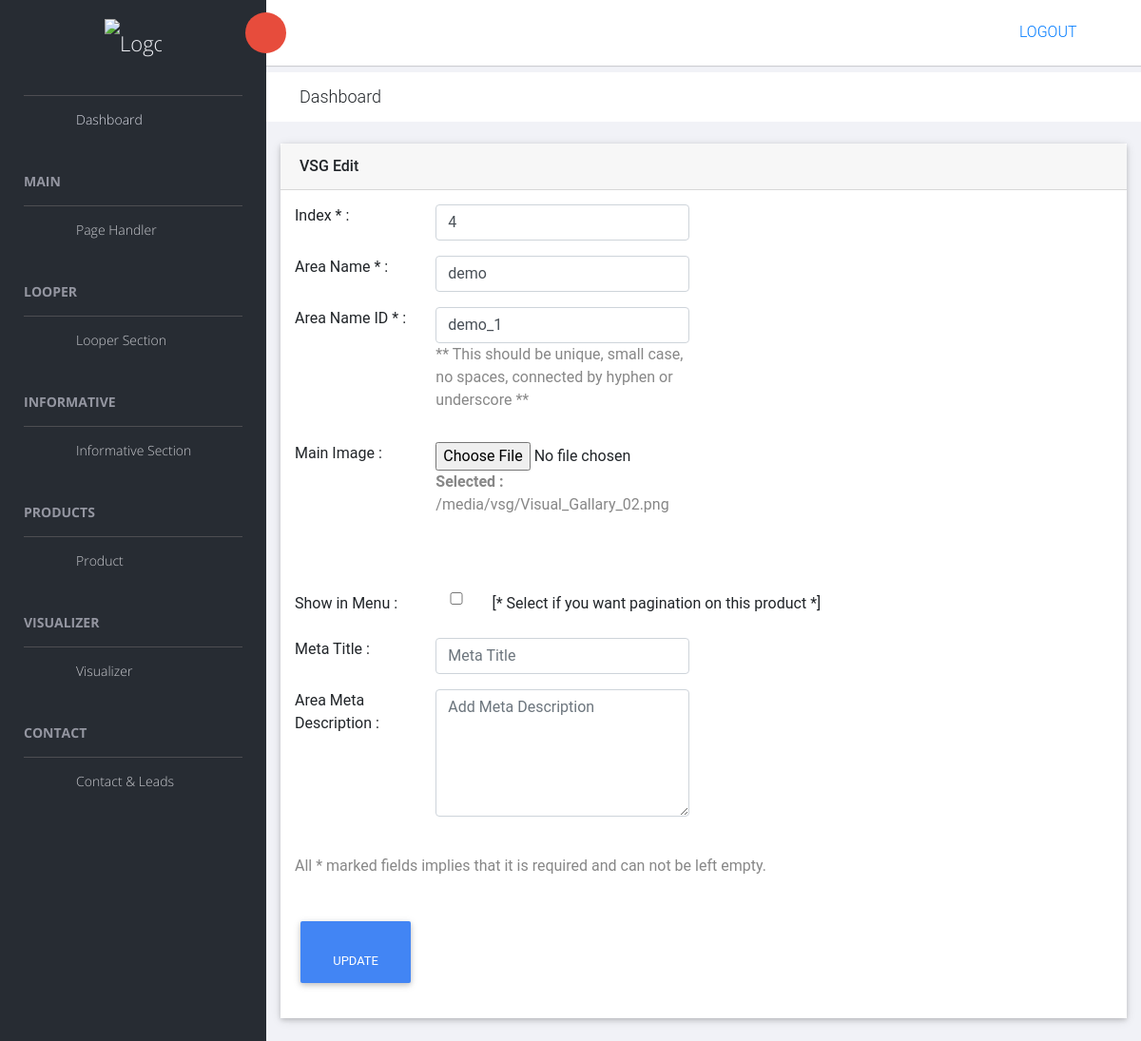
The app's page /panel/vsg_back_edit/5/ (signed in) with its own data.
### vsg/models.py (models this page shows, shortened)
class VSG(models.Model) :
    index = models.CharField(max_length=100, null=True, blank=True)
    area = models.CharField(max_length=100, null=True, blank=True)
    area_id = models.CharField(max_length=100, null=True, blank=True)
    detail = models.TextField(null=True, blank=True)
    main_image = models.ImageField(upload_to="vsg", null=True, blank=True)
    meta_title = models.CharField(max_length=150, null=True, blank=True)
    meta_description = models.TextField(null=True, blank=True)
    is_show = models.CharField(max_length=25, null=True, blank=True)

### vsg/views.py (the view, shortened to what this page needs)
# urls.py: url(r"^panel/vsg_back_edit/(?P<vsg_pk>\d+)/$", views.vsg_back_edit, name="vsg_back_edit"),
def vsg_back_edit(request, vsg_pk) :
    if not request.user.is_authenticated :
        return redirect('mylogin')
    try :
        vsg = VSG.objects.get(pk=vsg_pk)
    except :
        vsg = None
        print(vsg)
        print("-----------------")
    if vsg != None :
        return render(request, 'vsg_back_edit.html', {
            'vsg': vsg,
        })
    else :
        return HttpResponse("Visual Gallery object not found !")

### vsg/templates/vsg_back_edit.html (shortened to what this page needs)
{% extends 'master_back.html' %}
{% load static %}
{% block headblock %}
    <link rel="stylesheet" href="{% static 'back/vendors/datatables.net-bs4/css/dataTables.bootstrap4.min.css' %}">
    <link rel="stylesheet" href="{% static 'back/vendors/datatables.net-buttons-bs4/css/buttons.bootstrap4.min.css' %}">
    <link href="{% static 'bank/vendors/mdb/mdb.min.css' %}" rel="stylesheet">
    <link href="{% static 'back/vendors/smart-photo/smartphoto.min.css' %}" rel="stylesheet">
{% endblock %}
{% block page_content %}
    <div class="animated fadeIn">
        <div class="row">
            <div class="col-md-12">
                <div class="card" id="looper">
                    <div class="card-header">
                        <strong class="card-title">VSG Edit</strong>
                    </div>
                    <div class="card-body">
                        {% if vsg %}
                        <form action="{% url 'vsg_back_edit' vsg.pk %}" method="post" enctype="multipart/form-data" class="form-horizontal">
                            <div class="row form-group">
                                <div class="col-12 col-md-2">
                                    <label for="index" class=" form-control-label">Index * : </label>
                                </div>
                                <div class="col col-md-4">
                                    <input type="text" id="index" name="index" placeholder="Add Index" class="form-control" value="{{vsg.index}}" required>
                                </div>
                            </div>
                            <div class="row form-group">
                                <div class="col-12 col-md-2">
                                    <label for="area" class=" form-control-label">Area Name * : </label>
                                </div>
                                <div class="col col-md-4">
                                    <input type="text" id="area" name="area" placeholder="Add Area Name" class="form-control" value="{{vsg.area}}" required>
                                </div>
                            </div>
                            <div class="row form-group">
                                <div class="col-12 col-md-2">
                                    <label for="area_id" class=" form-control-label">Area Name ID * : </label>
                                </div>
                                <div class="col col-md-4">
                                    <input type="text" id="area_id" name="area_id" placeholder="Add Area Name ID" class="form-control" value="{{vsg.area_id}}" required>
                                    <p>** This should be unique, small case, no spaces, connected by hyphen or underscore **</p>
                                </div>
                            </div>
                            <div class="row form-group">
                                <div class="col-12 col-md-2">
                                    <label for="main_image" class=" form-control-label">Main Image : </label>
                                </div>
                                <div class="col col-md-4">
                                    <input type="file" id="main_image" name="main_image" class="form-control-file">
                                    {% if vsg.main_image %}
                                        <p><b>Selected : </b>{{vsg.main_image.url}}</p>
                                    {% else %}
                                        <p><b>Selected : </b>None</p>
                                    {% endif %}
                                </div>
                            </div>
                            <br>
                            <div class="row form-group">
                                <div class="col-12 col-md-2">
                                    <label for="is_show" class=" form-control-label">Show in Menu : </label>
                                </div>
                                <div class="col col-md-1">
                                    {% if vsg.is_show == 'yes' %}
                                    <input type="checkbox" class="form-control-file" id="is_show" name="is_show" value="yes" checked>
                                    {% else %}
                                    <input type="checkbox" class="form-control-file" id="is_show" name="is_show" value="yes">
                                    {% endif %}
                                </div>
                                [* Select if you want pagination on this product *]
                            </div>
                            <div class="row form-group">
                                <div class="col-12 col-md-2">
                                    <label for="meta_title" class=" form-control-label">Meta Title : </label>
                                </div>
                                <div class="col col-md-4">
                                    <input type="text" id="meta_title" name="meta_title" placeholder="Meta Title" class="form-control" value="{{vsg.meta_title}}">
                                </div>
                            </div>
                            <div class="row form-group">
                                <div class="col-12 col-md-2">
                                    <label for="meta_description" class=" form-control-label">Area Meta Description : </label>
                                </div>
                                <div class="col col-md-4">
                                    <textarea name="meta_description" id="meta_description" cols="30" rows="5"  class="form-control" placeholder="Add Meta Description">{{vsg.meta_description}}</textarea>
                                </div>
                            </div>
                            <br>
                            <p>All * marked fields implies that it is required and can not be left empty.</p>
                            <br>
                            <div class="row form-group">
                                <div class="col col-md-2">
                                    <button type="submit" class="btn btn-primary"><i class="fa fa-pencil"></i> &nbsp; Update</button>
                                </div>
                            </div>
                        </form>
                        {% endif %}
                    </div>
                </div>
            </div>
        </div>
    </div>
{% endblock %}

### records on screen
VSG: index "4", area "demo", area_id "demo_1", main_image "/media/vsg/Visual_Gallary_02.png"
